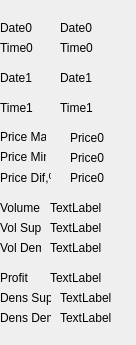
<ui version="4.0" >
 <class>Dialog</class>
 <widget class="QDialog" name="Dialog" >
  <property name="geometry" >
   <rect>
    <x>0</x>
    <y>0</y>
    <width>136</width>
    <height>345</height>
   </rect>
  </property>
  <property name="windowTitle" >
   <string>Dialog</string>
  </property>
  <widget class="QLabel" name="label" >
   <property name="geometry" >
    <rect>
     <x>0</x>
     <y>20</y>
     <width>51</width>
     <height>16</height>
    </rect>
   </property>
   <property name="text" >
    <string>Date0</string>
   </property>
  </widget>
  <widget class="QLabel" name="label_2" >
   <property name="geometry" >
    <rect>
     <x>0</x>
     <y>40</y>
     <width>51</width>
     <height>16</height>
    </rect>
   </property>
   <property name="text" >
    <string>Time0</string>
   </property>
  </widget>
  <widget class="QLabel" name="labelDate0" >
   <property name="geometry" >
    <rect>
     <x>60</x>
     <y>20</y>
     <width>61</width>
     <height>16</height>
    </rect>
   </property>
   <property name="text" >
    <string>Date0</string>
   </property>
  </widget>
  <widget class="QLabel" name="labelTime0" >
   <property name="geometry" >
    <rect>
     <x>60</x>
     <y>40</y>
     <width>61</width>
     <height>16</height>
    </rect>
   </property>
   <property name="text" >
    <string>Time0</string>
   </property>
  </widget>
  <widget class="QLabel" name="labelTime1" >
   <property name="geometry" >
    <rect>
     <x>60</x>
     <y>100</y>
     <width>61</width>
     <height>16</height>
    </rect>
   </property>
   <property name="text" >
    <string>Time1</string>
   </property>
  </widget>
  <widget class="QLabel" name="label_3" >
   <property name="geometry" >
    <rect>
     <x>0</x>
     <y>100</y>
     <width>51</width>
     <height>16</height>
    </rect>
   </property>
   <property name="text" >
    <string>Time1</string>
   </property>
  </widget>
  <widget class="QLabel" name="labelDate1" >
   <property name="geometry" >
    <rect>
     <x>60</x>
     <y>70</y>
     <width>61</width>
     <height>16</height>
    </rect>
   </property>
   <property name="text" >
    <string>Date1</string>
   </property>
  </widget>
  <widget class="QLabel" name="label_4" >
   <property name="geometry" >
    <rect>
     <x>0</x>
     <y>70</y>
     <width>51</width>
     <height>16</height>
    </rect>
   </property>
   <property name="text" >
    <string>Date1</string>
   </property>
  </widget>
  <widget class="QLabel" name="label_5" >
   <property name="geometry" >
    <rect>
     <x>0</x>
     <y>130</y>
     <width>46</width>
     <height>14</height>
    </rect>
   </property>
   <property name="text" >
    <string>Price Max</string>
   </property>
  </widget>
  <widget class="QLabel" name="labelPriceMax" >
   <property name="geometry" >
    <rect>
     <x>70</x>
     <y>130</y>
     <width>61</width>
     <height>16</height>
    </rect>
   </property>
   <property name="text" >
    <string>Price0</string>
   </property>
  </widget>
  <widget class="QLabel" name="label_6" >
   <property name="geometry" >
    <rect>
     <x>0</x>
     <y>200</y>
     <width>41</width>
     <height>16</height>
    </rect>
   </property>
   <property name="text" >
    <string>Volume</string>
   </property>
  </widget>
  <widget class="QLabel" name="labelVolumeSum" >
   <property name="geometry" >
    <rect>
     <x>50</x>
     <y>200</y>
     <width>61</width>
     <height>16</height>
    </rect>
   </property>
   <property name="text" >
    <string>TextLabel</string>
   </property>
  </widget>
  <widget class="QLabel" name="labelPriceMin" >
   <property name="geometry" >
    <rect>
     <x>70</x>
     <y>150</y>
     <width>61</width>
     <height>16</height>
    </rect>
   </property>
   <property name="text" >
    <string>Price0</string>
   </property>
  </widget>
  <widget class="QLabel" name="label_7" >
   <property name="geometry" >
    <rect>
     <x>0</x>
     <y>150</y>
     <width>46</width>
     <height>14</height>
    </rect>
   </property>
   <property name="text" >
    <string>Price Min</string>
   </property>
  </widget>
  <widget class="QLabel" name="label_8" >
   <property name="geometry" >
    <rect>
     <x>0</x>
     <y>170</y>
     <width>51</width>
     <height>16</height>
    </rect>
   </property>
   <property name="text" >
    <string>Price Dif,%</string>
   </property>
  </widget>
  <widget class="QLabel" name="labelPriceDif" >
   <property name="geometry" >
    <rect>
     <x>70</x>
     <y>170</y>
     <width>61</width>
     <height>16</height>
    </rect>
   </property>
   <property name="text" >
    <string>Price0</string>
   </property>
  </widget>
  <widget class="QLabel" name="labelVolumeSup" >
   <property name="geometry" >
    <rect>
     <x>50</x>
     <y>220</y>
     <width>61</width>
     <height>16</height>
    </rect>
   </property>
   <property name="text" >
    <string>TextLabel</string>
   </property>
  </widget>
  <widget class="QLabel" name="label_9" >
   <property name="geometry" >
    <rect>
     <x>0</x>
     <y>240</y>
     <width>41</width>
     <height>16</height>
    </rect>
   </property>
   <property name="text" >
    <string>Vol Dem</string>
   </property>
  </widget>
  <widget class="QLabel" name="labelVolumeDem" >
   <property name="geometry" >
    <rect>
     <x>50</x>
     <y>240</y>
     <width>61</width>
     <height>16</height>
    </rect>
   </property>
   <property name="text" >
    <string>TextLabel</string>
   </property>
  </widget>
  <widget class="QLabel" name="label_10" >
   <property name="geometry" >
    <rect>
     <x>0</x>
     <y>220</y>
     <width>41</width>
     <height>16</height>
    </rect>
   </property>
   <property name="text" >
    <string>Vol Sup</string>
   </property>
  </widget>
  <widget class="QLabel" name="label_11" >
   <property name="geometry" >
    <rect>
     <x>0</x>
     <y>270</y>
     <width>41</width>
     <height>16</height>
    </rect>
   </property>
   <property name="text" >
    <string>Profit</string>
   </property>
  </widget>
  <widget class="QLabel" name="labelProfit" >
   <property name="geometry" >
    <rect>
     <x>50</x>
     <y>270</y>
     <width>61</width>
     <height>16</height>
    </rect>
   </property>
   <property name="text" >
    <string>TextLabel</string>
   </property>
  </widget>
  <widget class="QLabel" name="label_12" >
   <property name="geometry" >
    <rect>
     <x>0</x>
     <y>290</y>
     <width>51</width>
     <height>16</height>
    </rect>
   </property>
   <property name="text" >
    <string>Dens Sup</string>
   </property>
  </widget>
  <widget class="QLabel" name="label_13" >
   <property name="geometry" >
    <rect>
     <x>0</x>
     <y>310</y>
     <width>51</width>
     <height>16</height>
    </rect>
   </property>
   <property name="text" >
    <string>Dens Dem</string>
   </property>
  </widget>
  <widget class="QLabel" name="labelDensitySup" >
   <property name="geometry" >
    <rect>
     <x>60</x>
     <y>290</y>
     <width>71</width>
     <height>16</height>
    </rect>
   </property>
   <property name="text" >
    <string>TextLabel</string>
   </property>
  </widget>
  <widget class="QLabel" name="labelDensityDem" >
   <property name="geometry" >
    <rect>
     <x>60</x>
     <y>310</y>
     <width>71</width>
     <height>16</height>
    </rect>
   </property>
   <property name="text" >
    <string>TextLabel</string>
   </property>
  </widget>
 </widget>
 <resources/>
 <connections/>
</ui>
